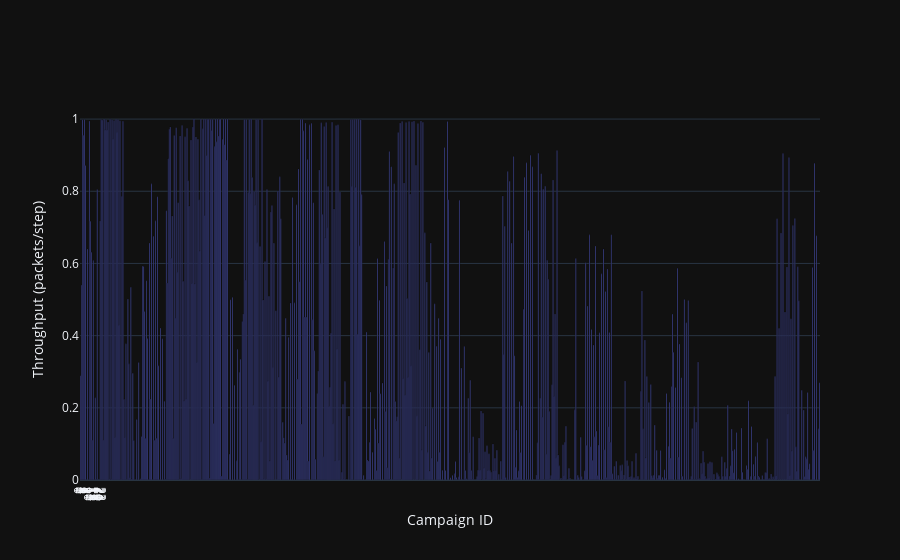

The notebook cell this image was saved under:
### Code cell
fig = go.Figure()

campaign_hovertemplate = '<b>Score: %{y}</b><br>'
for index, column in enumerate(variable_columns):
    campaign_hovertemplate += column + ': %{customdata['+ str(index) + ']}<br>'
campaign_hovertemplate += '<extra></extra>'

fig.add_trace(go.Bar(
    x=result_df['campaign_id'],
    y=result_df['score'],
    name='Avg. Throughput',
    customdata=result_df[variable_columns],
    hovertemplate=campaign_hovertemplate
))

fig.update_layout(
    barmode='overlay',
    xaxis_title='Campaign ID',
    yaxis_title='Throughput (packets/step)',
    hovermode='x'
)

fig.update_xaxes(
   ticktext=[str(i) for i in range(24)],
   tickvals=[i for i in range(24)],
)

fig.show()

### Figure 1 — Plotly figure (JSON) as saved in the notebook; plotly's stock layout.template omitted (floating-point values rounded to 4 significant figures; data arrays with more than 128 entries replaced by an {"elided": "..."} marker saying what was removed)
{"data": [{"customdata": {"elided": "750x5 str values"}, "hovertemplate": "<b>Score: %{y}</b><br>maximum_simulation_steps: %{customdata[0]}<br>mission_size: %{customdata[1]}<br>repetitions: %{customdata[2]}<br>learning_rate: %{customdata[3]}<br>training: %{customdata[4]}<br><extra></extra>", "name": "Avg. Throughput", "x": {"elided": "750 int values"}, "y": {"elided": "750 float values"}, "type": "bar"}], "layout": {"barmode": "overlay", "xaxis": {"title": {"text": "Campaign ID"}, "ticktext": ["0", "1", "2", "3", "4", "5", "6", "7", "8", "9", "10", "11", "12", "13", "14", "15", "16", "17", "18", "19", "20", "21", "22", "23"], "tickvals": [0, 1, 2, 3, 4, 5, 6, 7, 8, 9, 10, 11, 12, 13, 14, 15, 16, 17, 18, 19, 20, 21, 22, 23]}, "yaxis": {"title": {"text": "Throughput (packets/step)"}}, "hovermode": "x"}}
